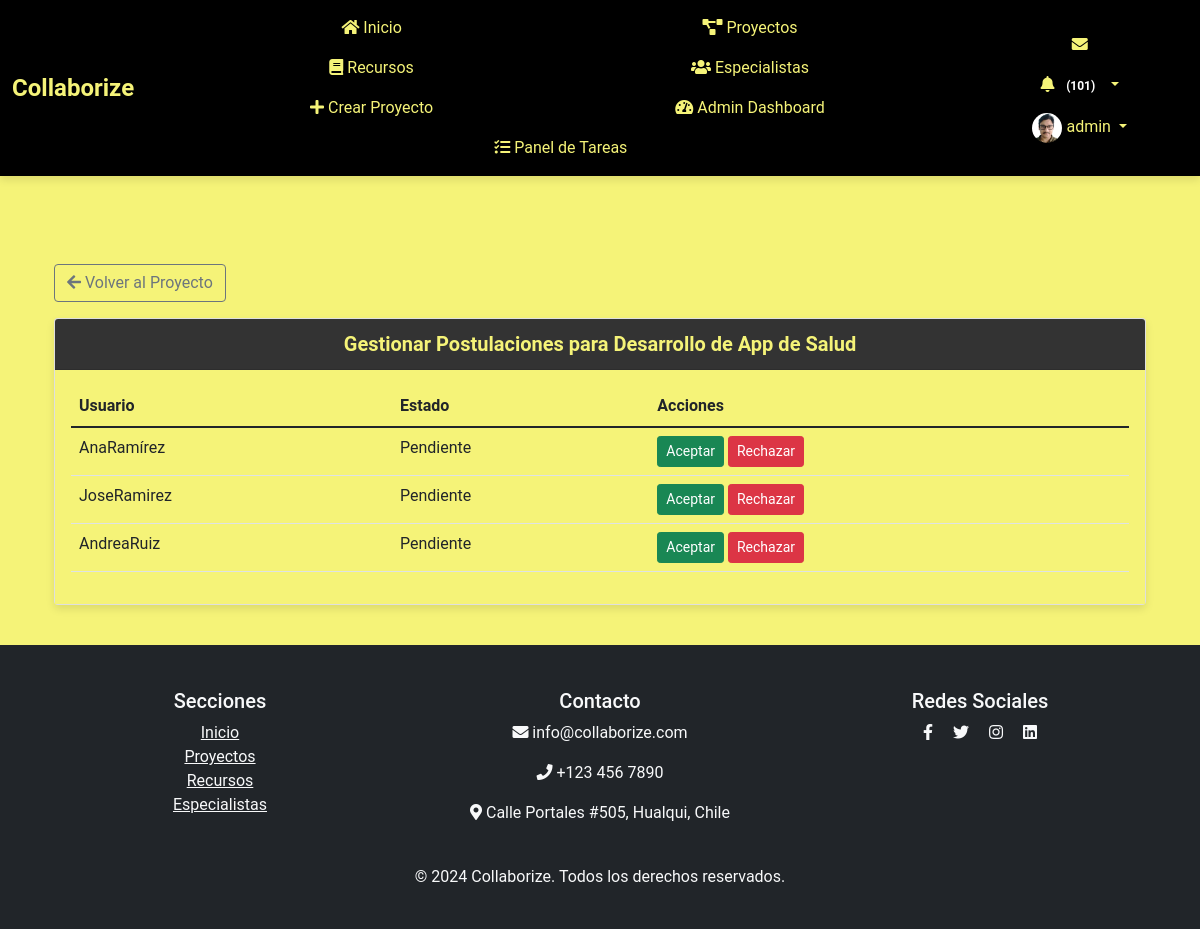
Screenshot of /proyecto/10/gestionar_postulaciones/ (signed in) with the database file from the repository.
### myapp/models.py (models this page shows, shortened)
class Perfil(models.Model):
    user = models.OneToOneField(User, on_delete=models.CASCADE)
    nombre = models.CharField(max_length=30, blank=True, null=True)
    apellido = models.CharField(max_length=30, blank=True, null=True)
    telefono = models.CharField(max_length=15, blank=True, null=True)
    fecha_nacimiento = models.DateField(null=True, blank=True)
    avatar = models.ImageField(upload_to='avatars/', null=True, blank=True)
    website = models.URLField(max_length=200, blank=True, null=True)
    twitter = models.URLField(max_length=200, blank=True, null=True)
    facebook = models.URLField(max_length=200, blank=True, null=True)
    linkedin = models.URLField(max_length=200, blank=True, null=True)
    habilidad_1 = models.CharField(max_length=100, blank=True, null=True)
    habilidad_2 = models.CharField(max_length=100, blank=True, null=True)
    habilidad_3 = models.CharField(max_length=100, blank=True, null=True)
    experiencia = models.TextField(blank=True, null=True)
    especialidad = models.CharField(max_length=200, blank=True, null=True)
    ubicacion = models.CharField(max_length=200, blank=True, null=True)
    disponibilidad = models.BooleanField(blank=True, null=True)

class Proyecto(models.Model):
    nombre = models.CharField(max_length=200)
    descripcion = models.TextField()
    fecha_inicio = models.DateField()
    fecha_fin = models.DateField()
    ciudad = models.CharField(max_length=100, blank=True, null=True)
    imagen = models.ImageField(upload_to='proyectos/', blank=True, null=True)
    categoria = models.CharField(max_length=100, choices=[
        ('tecnologia', 'Tecnología'),
        ('educacion', 'Educación'),
        ('salud', 'Salud'),
        ('finanzas', 'Finanzas'),
        ('energia', 'Energía'),
        ('animales', 'Animales'),
    ], default='tecnologia')
    creador = models.ForeignKey(User, on_delete=models.CASCADE, related_name='proyectos_creados')
    colaboradores = models.ManyToManyField(User, related_name='proyectos_colaborados')

class Postulacion(models.Model):
    ESTADO_CHOICES = [
        ('pendiente', 'Pendiente'),
        ('aceptada', 'Aceptada'),
        ('rechazada', 'Rechazada'),
    ]
    proyecto = models.ForeignKey(Proyecto, on_delete=models.CASCADE)
    usuario = models.ForeignKey(User, on_delete=models.CASCADE)
    estado = models.CharField(max_length=10, choices=ESTADO_CHOICES, default='pendiente')
    fecha_postulacion = models.DateTimeField(auto_now_add=True)
    class Meta:
        unique_together = ('proyecto', 'usuario')

### myapp/views.py (the view, shortened to what this page needs)
# urls.py: path('proyecto/<int:proyecto_id>/gestionar_postulaciones/', views.gestionar_postulaciones, name='gestionar_postulaciones'),
@login_required
@permission_required('myapp.change_proyecto', raise_exception=True)
def gestionar_postulaciones(request, proyecto_id):
    proyecto = get_object_or_404(Proyecto, id=proyecto_id)
    postulaciones = proyecto.postulacion_set.all()
    return render(request, 'myapp/gestionar_postulaciones.html', {
        'proyecto': proyecto,
        'postulaciones': postulaciones,
    })

### myapp/templates/myapp/gestionar_postulaciones.html (shortened to what this page needs)
{% extends "myapp/base.html" %}
{% load static %}
{% block extra_css %}
<link rel="stylesheet" href="{% static 'myapp/css/proyecto_detalle.css' %}">
{% endblock %}
{% block content %}
<div class="container mt-5">
    <div class="mb-3">
        <a href="{% url 'proyecto_detalle' proyecto.id %}" class="btn btn-outline-secondary">
            <i class="fas fa-arrow-left"></i> Volver al Proyecto
        </a>
    </div>
    <div class="card mb-3">
        <div class="card-header">
            Gestionar Postulaciones para {{ proyecto.nombre }}
        </div>
        <div class="card-body">
            <table class="table table-hover">
                <thead>
                    <tr>
                        <th scope="col">Usuario</th>
                        <th scope="col">Estado</th>
                        <th scope="col">Acciones</th>
                    </tr>
                </thead>
                <tbody>
                    {% for postulacion in postulaciones %}
                    <tr>
                        <td>{{ postulacion.usuario.username }}</td>
                        <td>{{ postulacion.get_estado_display }}</td>
                        <td>
                            {% if postulacion.estado == 'pendiente' %}
                            <form method="post" class="d-inline">
                                <button type="submit" class="btn btn-success btn-sm">Aceptar</button>
                            </form>
                            <form method="post" class="d-inline">
                                <button type="submit" class="btn btn-danger btn-sm">Rechazar</button>
                            </form>
                            {% endif %}
                        </td>
                    </tr>
                    {% endfor %}
                </tbody>
            </table>
        </div>
    </div>
</div>
{% endblock %}

### myapp/templates/myapp/base.html (shortened to what this page needs)
<!DOCTYPE html>
<html lang="es">
<head>
    {% load static %}
    <link rel="stylesheet" href="https://cdn.jsdelivr.net/npm/bootstrap@5.1.3/dist/css/bootstrap.min.css">
    <link rel="stylesheet" href="https://cdnjs.cloudflare.com/ajax/libs/font-awesome/5.15.4/css/all.min.css">
    <link rel="stylesheet" href="https://cdn.jsdelivr.net/npm/@icon/entypo@1.0.3/entypo.css">
    <link rel="stylesheet" href="https://cdnjs.cloudflare.com/ajax/libs/bootstrap-datepicker/1.9.0/css/bootstrap-datepicker.min.css">
    <link rel="stylesheet" href="{% static 'css/style.css' %}">
    <link rel="stylesheet" href="{% static 'css/ver_perfil.css' %}">
    <link rel="stylesheet" href="{% static 'css/register.css' %}">
    {% block extra_css %}{% endblock %}
</head>
<body>
    {% if user.is_authenticated %}
    <header>
        <nav class="navbar navbar-expand-lg fixed-top custom-navbar">
            <div class="container-fluid d-flex justify-content-between align-items-center">
                <a class="navbar-brand" href="{% url 'index' %}">
                    <span style="font-weight: bold; color: #f5f378; font-size: 1.5rem;">Collaborize</span>
                </a>
                <div class="collapse navbar-collapse justify-content-between" id="navbarNav">
                    <ul class="navbar-nav mx-auto">
                        <li class="nav-item"><a class="nav-link" href="{% url 'index' %}"><i class="fas fa-home"></i> Inicio</a></li>
                        <li class="nav-item"><a class="nav-link" href="{% url 'proyecto_lista' %}"><i class="fas fa-project-diagram"></i> Proyectos</a></li>
                        <li class="nav-item"><a class="nav-link" href="{% url 'listar_recursos' %}"><i class="fas fa-book"></i> Recursos</a></li>
                        <li class="nav-item"><a class="nav-link" href="{% url 'listar_especialistas' %}"><i class="fas fa-users"></i> Especialistas</a></li>
                        {% if user.is_staff %}
                        <li class="nav-item"><a class="nav-link" href="{% url 'crear_proyecto' %}"><i class="fas fa-plus"></i> Crear Proyecto</a></li>
                        <li class="nav-item"><a class="nav-link" href="{% url 'admin_dashboard' %}"><i class="fas fa-tachometer-alt"></i> Admin Dashboard</a></li>
                        <li class="nav-item"><a class="nav-link" href="{% url 'admin_panel_tareas' %}"><i class="fas fa-tasks"></i> Panel de Tareas</a></li>
                        {% endif %}
                    </ul>
                    <ul class="navbar-nav ms-auto">
                        <li class="nav-item">
                            <a class="nav-link" href="{% url 'listar_mensajes' %}"><i class="fas fa-envelope"></i>
                            </a>
                        </li>
                        <li class="nav-item dropdown">
                            <a class="nav-link dropdown-toggle" href="#" id="notificacionesDropdown" role="button" data-bs-toggle="dropdown" aria-haspopup="true" aria-expanded="false">
                                <i class="fas fa-bell"></i>
                                <span id="notificaciones-count" class="badge badge-danger"></span>
                            </a>
                        </li>
                        <li class="nav-item dropdown">
                            <a class="nav-link dropdown-toggle" href="#" id="perfilDropdown" role="button" data-bs-toggle="dropdown" aria-haspopup="true" aria-expanded="false">
                                <img src="{% if user.perfil.avatar %}{{ user.perfil.avatar.url }}{% else %}{% static 'images/default_avatar.png' %}{% endif %}" alt="Foto de perfil" class="rounded-circle" width="30" height="30">
                                {{ user.username }}
                            </a>
                        </li>
                    </ul>
                </div>
            </div>
        </nav>
    </header>
    {% endif %}
    <main class="container">
        {% block content %}{% endblock %}
    </main>
    {% block footer %}
    <footer class="bg-dark text-light py-4">
        <div class="container">
            <div class="row">
                <div class="col-md-4">
                    <h5>Secciones</h5>
                    <ul class="list-unstyled">
                        <li><a href="{% url 'index' %}" class="text-light">Inicio</a></li>
                        <li><a href="{% url 'proyecto_lista' %}" class="text-light">Proyectos</a></li>
                        <li><a href="{% url 'listar_recursos' %}" class="text-light">Recursos</a></li>
                        <li><a href="{% url 'listar_especialistas' %}" class="text-light">Especialistas</a></li>
                    </ul>
                </div>
                <div class="col-md-4">
                    <h5>Contacto</h5>
                    <p><i class="fas fa-envelope"></i> info@collaborize.com</p>
                    <p><i class="fas fa-phone"></i> +123 456 7890</p>
                    <p><i class="fas fa-map-marker-alt"></i> Calle Portales #505, Hualqui, Chile</p>
                </div>
                <div class="col-md-4">
                    <h5>Redes Sociales</h5>
                    <a href="#" class="text-light me-3"><i class="fab fa-facebook-f"></i></a>
                    <a href="#" class="text-light me-3"><i class="fab fa-twitter"></i></a>
                    <a href="#" class="text-light me-3"><i class="fab fa-instagram"></i></a>
                    <a href="#" class="text-light"><i class="fab fa-linkedin"></i></a>
                </div>
            </div>
            <div class="text-center mt-4">
                <p>&copy; 2024 Collaborize. Todos los derechos reservados.</p>
            </div>
        </div>
    </footer>
    {% endblock %}
</body>
</html>

### myapp/static/css/style.css (style rules this page uses)
body { padding-top: 0.1px; background-color: #f5f378; font-family: 'Roboto', sans-serif; color: #333; }
.navbar.custom-navbar { background-color: #343a40; z-index: 1000; position: fixed; top: 0; width: 100%; box-shadow: 0 4px 8px rgba(0, 0, 0, 0.1); }
.navbar.custom-navbar .navbar-nav .nav-link { color: #f5f378; transition: color 0.3s; }
.navbar.custom-navbar .navbar-brand { color: #f5f378; font-weight: bold; font-size: 1.5rem; transition: color 0.3s; }
.navbar .nav-item { margin-left: 1rem; }
@media (max-width: 1200px) { .navbar.custom-navbar .navbar-nav { flex-wrap: wrap; justify-content: center; } }
@media (max-width: 1200px) { .navbar.custom-navbar .navbar-nav .nav-item { flex: 0 0 45%; text-align: center; } }
.container { margin-top: 20px; }
.card { box-shadow: 0 4px 8px rgba(0, 0, 0, 0.1); transition: transform 0.2s; }
footer { background-color: #343a40; color: #f5f378; padding: 20px 0; text-align: center; margin-top: 40px; }
.card-header { font-size: 1.25rem; font-weight: bold; background-color: #333333; color: #f5f378; padding: 10px; text-align: center; }

### myapp/static/css/ver_perfil.css (style rules this page uses)
.card-body { background: #f5f378; }

### myapp/static/css/register.css (style rules this page uses)
body { background-color: #dcc4fa; }

### myapp/static/css/proyecto_detalle.css (style rules this page uses)
body { background-color: #f4f4f9; font-family: 'Roboto', sans-serif; }
.container { margin-top: 20px; }
.mt-5 { margin-top: 3rem !important; }
.mb-3 { margin-bottom: 1rem !important; }

### myapp/templates/myapp/base.html (style rules this page uses)
body { background-color: #f5f378; }
.navbar.custom-navbar { background-color: #000000; z-index: 1000; }
.navbar.custom-navbar .navbar-nav .nav-link { color: #f5f378; }
.navbar.custom-navbar .navbar-brand { color: #f5f378; }
.navbar .nav-item { margin-left: 1rem; }
@media (max-width: 1200px) { .navbar.custom-navbar .navbar-nav { flex-wrap: wrap; justify-content: center; } }
@media (max-width: 1200px) { .navbar.custom-navbar .navbar-nav .nav-item { flex: 0 0 45%; text-align: center; } }

### rows the page displays
Proyecto: nombre "Desarrollo de App de Salud"
Postulacion: usuario.username "AnaRamírez", estado "Pendiente"
Postulacion: usuario.username "JoseRamirez", estado "Pendiente"
Postulacion: usuario.username "AndreaRuiz", estado "Pendiente"

### other values shown
{{ user.username }} "admin"
